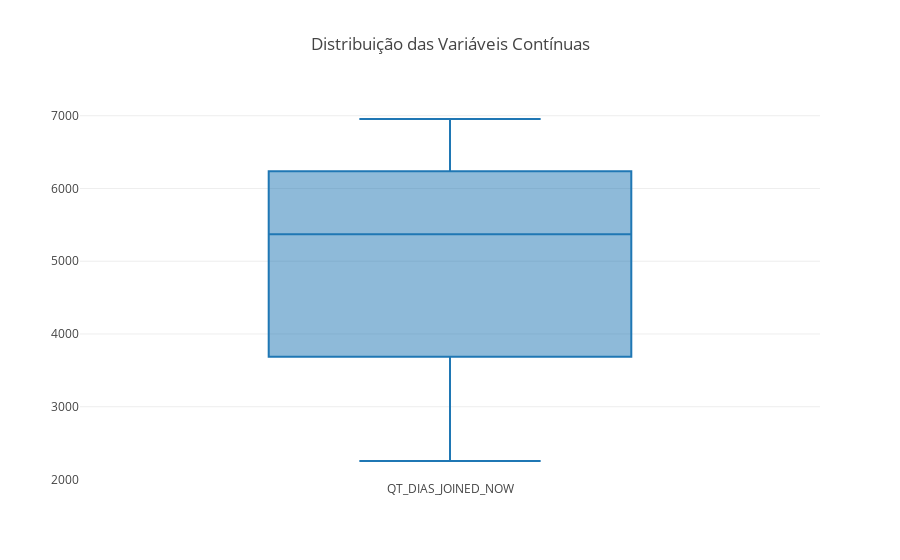

The notebook cell saved with this chart:
### Markdown cell above
#### BoxPlot

### Code cell
lista_boxplot = ['QT_DIAS_JOINED_NOW']

TuringBoxPlotIntVars(df_00,lista_boxplot)

### Figure 1 — Plotly figure (JSON) as saved in the notebook; plotly's stock layout.template omitted (floating-point values rounded to 4 significant figures; data arrays with more than 128 entries replaced by an {"elided": "..."} marker saying what was removed)
{"data": [{"name": "QT_DIAS_JOINED_NOW", "type": "box", "uid": "8e7ad331-dde8-4e96-b3d6-588236fd6c3a", "y": {"elided": "2000 int values"}}], "layout": {"title": {"text": "Distribuição das Variáveis Contínuas"}}}
